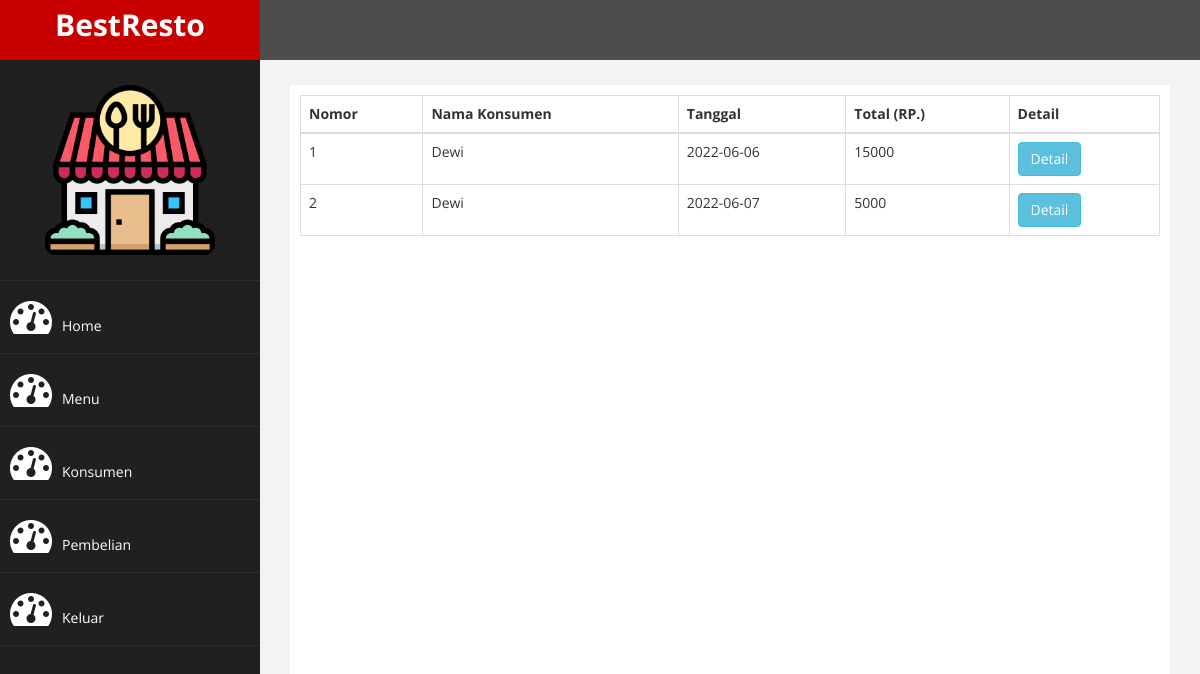
Page /admin/index.php?halaman=pembelian (signed in) on the committed database.
### tables this page shows
CREATE TABLE `pembelian` (
  `id_pembelian` int(11) NOT NULL,
  `id_konsumen` int(11) NOT NULL,
  `tanggal` date NOT NULL,
  `total_pembelian` int(11) NOT NULL
);

CREATE TABLE `konsumen` (
  `id_konsumen` int(11) NOT NULL,
  `nama_kons` varchar(50) NOT NULL,
  `email_kons` varchar(50) NOT NULL,
  `password_kons` varchar(50) NOT NULL,
  `alamat_kons` varchar(100) NOT NULL
);

### admin/pembelian.php (the view)
<?php
    $koneksi = new mysqli("localhost","root","","resto");
?>
<table class="table table-bordered">
    <thead>
        <tr>
            <th>Nomor</th>
            <th>Nama Konsumen</th>
            <th>Tanggal</th>
            <th>Total (RP.)</th>
            <th>Detail</th>
        </tr>
    </thead>
    <tbody>
        <?php
            $no=1;
            $ambil = $koneksi->query("SELECT * FROM pembelian JOIN konsumen ON pembelian.id_konsumen=konsumen.id_konsumen");
            while($pembelian = $ambil->fetch_assoc()) :
        ?>
        <tr>
            <td><?=$no;?></td>
            <td><?=$pembelian['nama_kons'];?></td>
            <td><?=$pembelian['tanggal'];?></td>
            <td><?=$pembelian['total_pembelian'];?></td>
            <td>
                <a href="index.php?halaman=detail_pembelian&id=<?=$pembelian['id_pembelian'];?>"  class="btn btn-info">Detail</a>
            </td>
        </tr>
        <?php
            $no++;
            endwhile;
        ?>
    </tbody>
</table>

### admin/assets/css/custom.css (style rules this page uses)
body { font-family: 'Open Sans', sans-serif; }

### rows in the picture
pembelian: id_konsumen.nama_kons "Dewi", tanggal "2022-06-06", total_pembelian "15000"
pembelian: id_konsumen.nama_kons "Dewi", tanggal "2022-06-07", total_pembelian "5000"
